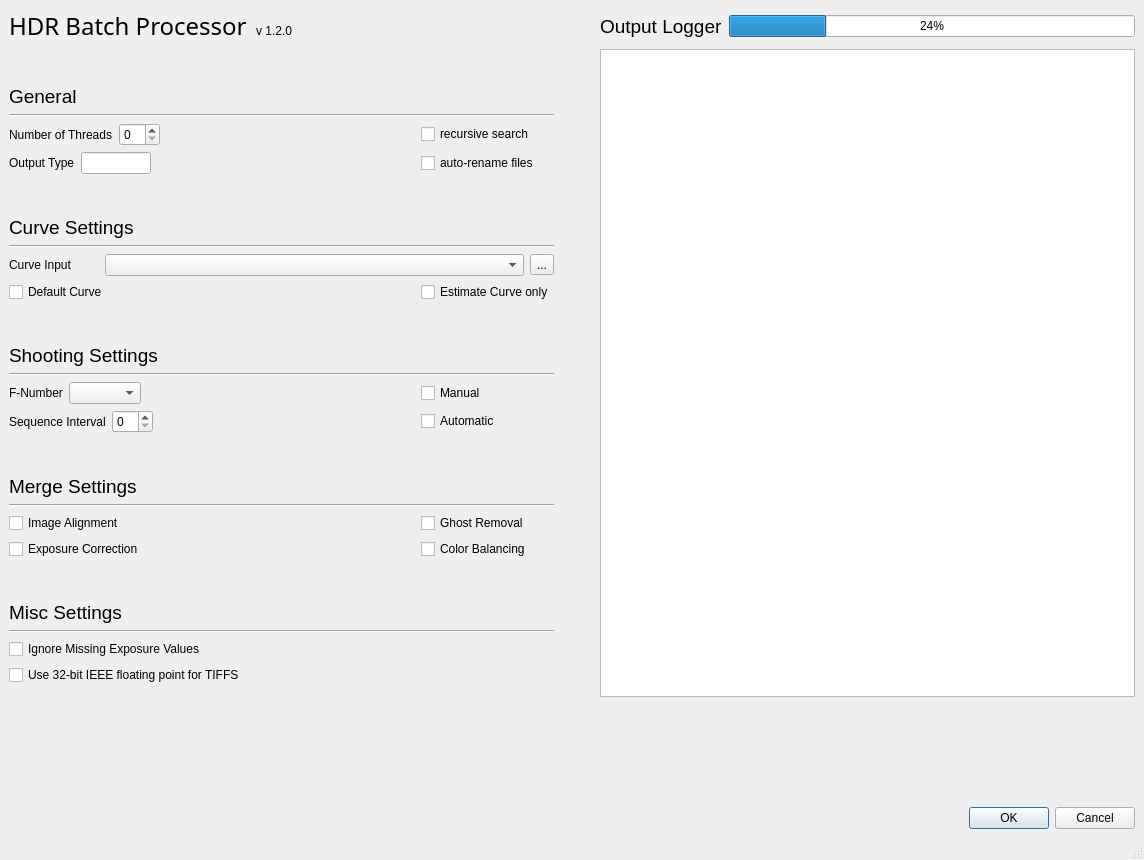
<?xml version="1.0" encoding="UTF-8"?>
<ui version="4.0">
 <class>MainWindow</class>
 <widget class="QMainWindow" name="MainWindow">
  <property name="geometry">
   <rect>
    <x>0</x>
    <y>0</y>
    <width>1144</width>
    <height>860</height>
   </rect>
  </property>
  <property name="windowTitle">
   <string>MainWindow</string>
  </property>
  <widget class="QWidget" name="centralwidget">
   <layout class="QGridLayout" name="gridLayout_2">
    <item row="0" column="0">
     <layout class="QGridLayout" name="gridLayout">
      <item row="14" column="0">
       <layout class="QHBoxLayout" name="fnum_hl">
        <item>
         <widget class="QLabel" name="fnum_l">
          <property name="text">
           <string>F-Number</string>
          </property>
         </widget>
        </item>
        <item>
         <widget class="QComboBox" name="fnum_cb">
          <property name="sizePolicy">
           <sizepolicy hsizetype="Fixed" vsizetype="Fixed">
            <horstretch>0</horstretch>
            <verstretch>0</verstretch>
           </sizepolicy>
          </property>
          <property name="maximumSize">
           <size>
            <width>80</width>
            <height>16777215</height>
           </size>
          </property>
         </widget>
        </item>
        <item>
         <spacer name="horizontalSpacer_3">
          <property name="orientation">
           <enum>Qt::Horizontal</enum>
          </property>
          <property name="sizeHint" stdset="0">
           <size>
            <width>40</width>
            <height>20</height>
           </size>
          </property>
         </spacer>
        </item>
       </layout>
      </item>
      <item row="8" column="0" colspan="2">
       <widget class="Line" name="line_3">
        <property name="orientation">
         <enum>Qt::Horizontal</enum>
        </property>
       </widget>
      </item>
      <item row="11" column="0">
       <spacer name="verticalSpacer_2">
        <property name="orientation">
         <enum>Qt::Vertical</enum>
        </property>
        <property name="sizeType">
         <enum>QSizePolicy::Fixed</enum>
        </property>
        <property name="sizeHint" stdset="0">
         <size>
          <width>20</width>
          <height>30</height>
         </size>
        </property>
       </spacer>
      </item>
      <item row="20" column="1">
       <widget class="QCheckBox" name="colorBalancing_cb">
        <property name="text">
         <string>Color Balancing</string>
        </property>
       </widget>
      </item>
      <item row="0" column="0">
       <layout class="QHBoxLayout" name="title_hl">
        <item>
         <widget class="QLabel" name="title_l">
          <property name="maximumSize">
           <size>
            <width>16777215</width>
            <height>40</height>
           </size>
          </property>
          <property name="font">
           <font>
            <family>Droid Serif</family>
            <pointsize>18</pointsize>
           </font>
          </property>
          <property name="text">
           <string>HDR Batch Processor</string>
          </property>
          <property name="alignment">
           <set>Qt::AlignBottom|Qt::AlignLeading|Qt::AlignLeft</set>
          </property>
         </widget>
        </item>
        <item>
         <widget class="QLabel" name="version_l">
          <property name="maximumSize">
           <size>
            <width>16777215</width>
            <height>40</height>
           </size>
          </property>
          <property name="styleSheet">
           <string notr="true">margin-bottom: 2px;</string>
          </property>
          <property name="text">
           <string>v 1.2.0</string>
          </property>
          <property name="alignment">
           <set>Qt::AlignBottom|Qt::AlignLeading|Qt::AlignLeft</set>
          </property>
         </widget>
        </item>
       </layout>
      </item>
      <item row="9" column="0" colspan="2">
       <layout class="QHBoxLayout" name="curveInput_hl">
        <item>
         <widget class="QLabel" name="curveInput_l">
          <property name="maximumSize">
           <size>
            <width>90</width>
            <height>16777215</height>
           </size>
          </property>
          <property name="text">
           <string>Curve Input</string>
          </property>
         </widget>
        </item>
        <item>
         <widget class="QComboBox" name="curveInput_cb"/>
        </item>
        <item>
         <widget class="QToolButton" name="curveInput_tb">
          <property name="text">
           <string>...</string>
          </property>
         </widget>
        </item>
       </layout>
      </item>
      <item row="2" column="0">
       <widget class="QLabel" name="generalSettings_l">
        <property name="font">
         <font>
          <pointsize>14</pointsize>
         </font>
        </property>
        <property name="text">
         <string>General</string>
        </property>
       </widget>
      </item>
      <item row="0" column="4">
       <spacer name="horizontalSpacer_5">
        <property name="orientation">
         <enum>Qt::Horizontal</enum>
        </property>
        <property name="sizeType">
         <enum>QSizePolicy::Fixed</enum>
        </property>
        <property name="sizeHint" stdset="0">
         <size>
          <width>40</width>
          <height>20</height>
         </size>
        </property>
       </spacer>
      </item>
      <item row="23" column="0" colspan="2">
       <widget class="Line" name="line_5">
        <property name="orientation">
         <enum>Qt::Horizontal</enum>
        </property>
       </widget>
      </item>
      <item row="19" column="1">
       <widget class="QCheckBox" name="ghostRemoval_cb">
        <property name="text">
         <string>Ghost Removal</string>
        </property>
       </widget>
      </item>
      <item row="18" column="0" colspan="2">
       <widget class="Line" name="line_6">
        <property name="orientation">
         <enum>Qt::Horizontal</enum>
        </property>
       </widget>
      </item>
      <item row="1" column="0">
       <spacer name="verticalSpacer_6">
        <property name="orientation">
         <enum>Qt::Vertical</enum>
        </property>
        <property name="sizeType">
         <enum>QSizePolicy::Fixed</enum>
        </property>
        <property name="sizeHint" stdset="0">
         <size>
          <width>20</width>
          <height>30</height>
         </size>
        </property>
       </spacer>
      </item>
      <item row="4" column="0">
       <layout class="QHBoxLayout" name="threads_hl">
        <item>
         <widget class="QLabel" name="threads_l">
          <property name="text">
           <string>Number of Threads</string>
          </property>
         </widget>
        </item>
        <item>
         <widget class="QSpinBox" name="threads_sb">
          <property name="sizePolicy">
           <sizepolicy hsizetype="Fixed" vsizetype="Fixed">
            <horstretch>0</horstretch>
            <verstretch>0</verstretch>
           </sizepolicy>
          </property>
          <property name="maximumSize">
           <size>
            <width>50</width>
            <height>16777215</height>
           </size>
          </property>
         </widget>
        </item>
        <item>
         <spacer name="horizontalSpacer_2">
          <property name="orientation">
           <enum>Qt::Horizontal</enum>
          </property>
          <property name="sizeHint" stdset="0">
           <size>
            <width>40</width>
            <height>20</height>
           </size>
          </property>
         </spacer>
        </item>
       </layout>
      </item>
      <item row="15" column="0">
       <layout class="QHBoxLayout" name="seqInterval_hl">
        <item>
         <widget class="QLabel" name="seqInterval_l">
          <property name="text">
           <string>Sequence Interval</string>
          </property>
         </widget>
        </item>
        <item>
         <widget class="QSpinBox" name="seqInterval_sb">
          <property name="maximumSize">
           <size>
            <width>60</width>
            <height>16777215</height>
           </size>
          </property>
          <property name="value">
           <number>0</number>
          </property>
         </widget>
        </item>
        <item>
         <spacer name="horizontalSpacer_4">
          <property name="orientation">
           <enum>Qt::Horizontal</enum>
          </property>
          <property name="sizeHint" stdset="0">
           <size>
            <width>40</width>
            <height>20</height>
           </size>
          </property>
         </spacer>
        </item>
       </layout>
      </item>
      <item row="0" column="5">
       <widget class="QLabel" name="outputLogger_l">
        <property name="font">
         <font>
          <pointsize>14</pointsize>
         </font>
        </property>
        <property name="text">
         <string>Output Logger</string>
        </property>
       </widget>
      </item>
      <item row="0" column="6">
       <widget class="QProgressBar" name="outputLogger_pb">
        <property name="value">
         <number>24</number>
        </property>
       </widget>
      </item>
      <item row="16" column="0">
       <spacer name="verticalSpacer_3">
        <property name="orientation">
         <enum>Qt::Vertical</enum>
        </property>
        <property name="sizeType">
         <enum>QSizePolicy::Fixed</enum>
        </property>
        <property name="sizeHint" stdset="0">
         <size>
          <width>20</width>
          <height>30</height>
         </size>
        </property>
       </spacer>
      </item>
      <item row="6" column="0">
       <spacer name="verticalSpacer">
        <property name="orientation">
         <enum>Qt::Vertical</enum>
        </property>
        <property name="sizeType">
         <enum>QSizePolicy::Fixed</enum>
        </property>
        <property name="sizeHint" stdset="0">
         <size>
          <width>20</width>
          <height>30</height>
         </size>
        </property>
       </spacer>
      </item>
      <item row="12" column="0">
       <widget class="QLabel" name="shottingSettings_l">
        <property name="font">
         <font>
          <pointsize>14</pointsize>
         </font>
        </property>
        <property name="text">
         <string>Shooting Settings</string>
        </property>
       </widget>
      </item>
      <item row="17" column="0">
       <widget class="QLabel" name="mergeSettings_l">
        <property name="font">
         <font>
          <pointsize>14</pointsize>
         </font>
        </property>
        <property name="text">
         <string>Merge Settings</string>
        </property>
       </widget>
      </item>
      <item row="7" column="0">
       <widget class="QLabel" name="curveSettings_l">
        <property name="font">
         <font>
          <pointsize>14</pointsize>
         </font>
        </property>
        <property name="text">
         <string>Curve Settings</string>
        </property>
       </widget>
      </item>
      <item row="28" column="0" colspan="2">
       <spacer name="placeholderVerticalSpacer_delete_vs">
        <property name="orientation">
         <enum>Qt::Vertical</enum>
        </property>
        <property name="sizeType">
         <enum>QSizePolicy::Fixed</enum>
        </property>
        <property name="sizeHint" stdset="0">
         <size>
          <width>20</width>
          <height>30</height>
         </size>
        </property>
       </spacer>
      </item>
      <item row="22" column="0">
       <widget class="QLabel" name="miscSettings_l">
        <property name="font">
         <font>
          <pointsize>14</pointsize>
         </font>
        </property>
        <property name="text">
         <string>Misc Settings</string>
        </property>
       </widget>
      </item>
      <item row="20" column="0">
       <widget class="QCheckBox" name="exposureCorrection_cb">
        <property name="text">
         <string>Exposure Correction</string>
        </property>
       </widget>
      </item>
      <item row="25" column="0">
       <widget class="QCheckBox" name="use32bitIEE_cb">
        <property name="text">
         <string>Use 32-bit IEEE floating point for TIFFS</string>
        </property>
        <property name="checked">
         <bool>false</bool>
        </property>
       </widget>
      </item>
      <item row="14" column="1">
       <widget class="QCheckBox" name="manual_fnum_cb">
        <property name="text">
         <string>Manual</string>
        </property>
       </widget>
      </item>
      <item row="13" column="0" colspan="2">
       <widget class="Line" name="line_4">
        <property name="orientation">
         <enum>Qt::Horizontal</enum>
        </property>
       </widget>
      </item>
      <item row="10" column="1">
       <widget class="QCheckBox" name="estimateCurve_cb">
        <property name="text">
         <string>Estimate Curve only</string>
        </property>
       </widget>
      </item>
      <item row="3" column="0" colspan="2">
       <widget class="Line" name="line_2">
        <property name="orientation">
         <enum>Qt::Horizontal</enum>
        </property>
       </widget>
      </item>
      <item row="19" column="0">
       <widget class="QCheckBox" name="imageAlignment_cb">
        <property name="text">
         <string>Image Alignment</string>
        </property>
       </widget>
      </item>
      <item row="31" column="6">
       <widget class="QDialogButtonBox" name="okCancel_bb">
        <property name="standardButtons">
         <set>QDialogButtonBox::Cancel|QDialogButtonBox::Ok</set>
        </property>
       </widget>
      </item>
      <item row="5" column="1">
       <widget class="QCheckBox" name="autoRenameFiles_cb">
        <property name="text">
         <string>auto-rename files</string>
        </property>
       </widget>
      </item>
      <item row="10" column="0">
       <widget class="QCheckBox" name="defaultCurve_cb">
        <property name="text">
         <string>Default Curve</string>
        </property>
       </widget>
      </item>
      <item row="1" column="5" rowspan="27" colspan="2">
       <widget class="QTextEdit" name="outputLogger_te">
        <property name="minimumSize">
         <size>
          <width>530</width>
          <height>0</height>
         </size>
        </property>
        <property name="html">
         <string>&lt;!DOCTYPE HTML PUBLIC &quot;-//W3C//DTD HTML 4.0//EN&quot; &quot;http://www.w3.org/TR/REC-html40/strict.dtd&quot;&gt;
&lt;html&gt;&lt;head&gt;&lt;meta name=&quot;qrichtext&quot; content=&quot;1&quot; /&gt;&lt;style type=&quot;text/css&quot;&gt;
p, li { white-space: pre-wrap; }
&lt;/style&gt;&lt;/head&gt;&lt;body style=&quot; font-family:'Ubuntu'; font-size:11pt; font-weight:400; font-style:normal;&quot;&gt;
&lt;p style=&quot;-qt-paragraph-type:empty; margin-top:0px; margin-bottom:0px; margin-left:0px; margin-right:0px; -qt-block-indent:0; text-indent:0px;&quot;&gt;&lt;br /&gt;&lt;/p&gt;&lt;/body&gt;&lt;/html&gt;</string>
        </property>
       </widget>
      </item>
      <item row="24" column="0">
       <widget class="QCheckBox" name="ignoreMissingExposures_cb">
        <property name="text">
         <string>Ignore Missing Exposure Values</string>
        </property>
       </widget>
      </item>
      <item row="28" column="6">
       <spacer name="verticalSpacer_7">
        <property name="orientation">
         <enum>Qt::Vertical</enum>
        </property>
        <property name="sizeHint" stdset="0">
         <size>
          <width>20</width>
          <height>40</height>
         </size>
        </property>
       </spacer>
      </item>
      <item row="21" column="0">
       <spacer name="verticalSpacer_5">
        <property name="orientation">
         <enum>Qt::Vertical</enum>
        </property>
        <property name="sizeType">
         <enum>QSizePolicy::Fixed</enum>
        </property>
        <property name="sizeHint" stdset="0">
         <size>
          <width>20</width>
          <height>30</height>
         </size>
        </property>
       </spacer>
      </item>
      <item row="15" column="1">
       <widget class="QCheckBox" name="automaticSeq_cb">
        <property name="text">
         <string>Automatic</string>
        </property>
       </widget>
      </item>
      <item row="4" column="1">
       <widget class="QCheckBox" name="recursiveSearch_cb">
        <property name="text">
         <string>recursive search</string>
        </property>
       </widget>
      </item>
      <item row="5" column="0">
       <layout class="QHBoxLayout" name="outputType_hl">
        <item>
         <widget class="QLabel" name="outputType_l">
          <property name="text">
           <string>Output Type</string>
          </property>
         </widget>
        </item>
        <item>
         <widget class="QLineEdit" name="outputType_le">
          <property name="maximumSize">
           <size>
            <width>70</width>
            <height>16777215</height>
           </size>
          </property>
         </widget>
        </item>
        <item>
         <spacer name="horizontalSpacer">
          <property name="orientation">
           <enum>Qt::Horizontal</enum>
          </property>
          <property name="sizeHint" stdset="0">
           <size>
            <width>40</width>
            <height>20</height>
           </size>
          </property>
         </spacer>
        </item>
       </layout>
      </item>
     </layout>
    </item>
   </layout>
  </widget>
  <widget class="QMenuBar" name="menubar">
   <property name="geometry">
    <rect>
     <x>0</x>
     <y>0</y>
     <width>1144</width>
     <height>25</height>
    </rect>
   </property>
  </widget>
  <widget class="QStatusBar" name="statusbar"/>
 </widget>
 <resources/>
 <connections/>
</ui>
